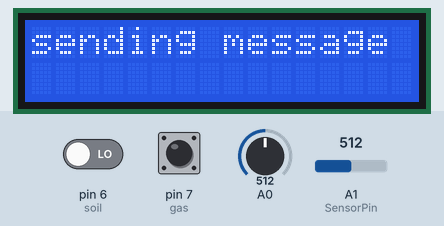
Simulated run of this sketch. Board: Arduino Uno, built with avr-gcc and run on an emulated ATmega328P. Parts: 16×2 character LCD. The test bench sets the inputs (shaded band); at power-on: pin 6 (soil) LOW, pin 7 (gas) HIGH, A0 = 512, A1 (SensorPin) = 512. What the sketch prints to the serial monitor is not drawn.

Above: at 5.2 s.
At 18.9 s:
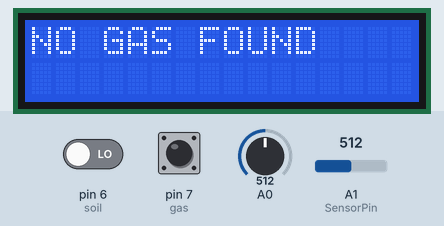
19.0 s: pin 6 (soil) driven HIGH
At 20.2 s:
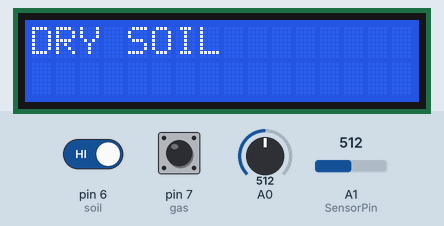
At 25.3 s:
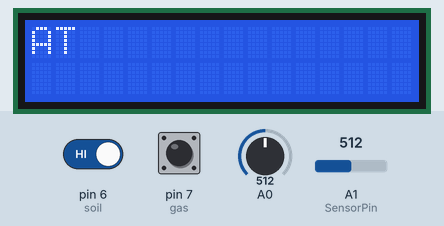
Timing chart, 0 to 26.8 s (numbered marks = the images above; inputs shaded):
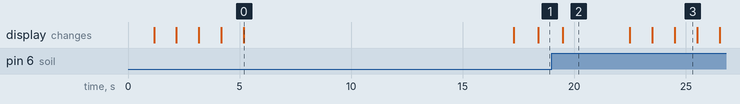

The sketch:

phsensor.ino
```cpp
#include <LiquidCrystal.h>

// initialize the library by associating any needed LCD interface pin
// with the arduino pin number it is connected to
const int rs = 13, en = 12, d4 = 11, d5 = 10, d6 = 9, d7 = 8;
LiquidCrystal lcd(rs, en, d4, d5, d6, d7);

#define SensorPin A1            //pH meter Analog output to Arduino Analog Input 0
#define Offset 0.00            //deviation compensate
#define LED 13
#define samplingInterval 20
#define printInterval 800
#define ArrayLenth  40    //times of collection
int pHArray[ArrayLenth];   //Store the average value of the sensor feedback
int pHArrayIndex=0;
int temp;
int buttonState = 0;
int temp1;
String number="8187816916";
int message=0;
int gas=7;
int soil=6;
void regnumber()
{
/*String number="9014475682";
int message=0;*/
lcd.clear();lcd.print("AT");Serial.print("AT\r\n");delay(1000);
lcd.clear();lcd.print("ATE0");Serial.print("ATE0\r\n");delay(1000);
lcd.clear();lcd.print("AT+CMGF=1");Serial.print("AT+CMGF=1\r\n");delay(1000);
lcd.clear();lcd.print("AT+CNMI=1,2,0,0");Serial.print("AT+CNMI=1,2,0,0\r\n");delay(1000);
Serial.end();delay(10000);Serial.begin(9600);delay(1000);
lcd.clear();lcd.print("Ready To Receive");
back:
while(Serial.available()>0)
{


String siva=Serial.readString();
int len=siva.length();
int ourdata = siva.indexOf("NUMBER:");
lcd.clear();lcd.print("message received");delay(1000);
lcd.clear();lcd.print("Ph.No:");
for(int i=7;i<=17;i++)
{
number[i-7]=siva[ourdata+i];
}
message=1;
lcd.print(number);delay(1000);
Serial.end();delay(10000);Serial.begin(9600);delay(1000);
Serial.print("AT+CMGS=");
Serial.print('"');
Serial.print(number);
Serial.print('"');
Serial.print("\r\n");delay(1000);
Serial.print("welcome message");delay(100);
Serial.write(0x1A);delay(10000);
Serial.end();delay(10000);Serial.begin(9600);delay(1000);
}

if(message==0)
goto back;
}
void setup(void)
{
  Serial.begin(9600);delay(100);
  pinMode(soil,INPUT);pinMode(gas,INPUT);delay(1000);
  lcd.begin(16, 2);
  lcd.print("hello, world!");
//regnumber();
lcd.clear();lcd.print("AT");Serial.print("AT\r\n");delay(1000);
lcd.clear();lcd.print("ATE0");Serial.print("ATE0\r\n");delay(1000);
lcd.clear();lcd.print("AT+CMGF=1");Serial.print("AT+CMGF=1\r\n");delay(1000);
lcd.clear();lcd.print("AT+CNMI=1,2,0,0");Serial.print("AT+CNMI=1,2,0,0\r\n");delay(1000);
lcd.clear();lcd.print("sending message");delay(1000);
Serial.print("AT+CMGS=");
Serial.print('"');
Serial.print(number);
Serial.print('"');
Serial.print("\r\n");delay(1000);
Serial.print("FOOD FRESHNESS DETECTION");delay(100);
Serial.write(0x1A);delay(10000);
lcd.clear();lcd.print("sms sent....");

}
void loop(void)
{

  static unsigned long samplingTime = millis();
  static unsigned long printTime = millis();
  static float pHValue,voltage;

  if(millis()-samplingTime > samplingInterval)
  {
      pHArray[pHArrayIndex++]=analogRead(SensorPin);
      if(pHArrayIndex==ArrayLenth)pHArrayIndex=0;
      voltage = avergearray(pHArray, ArrayLenth)*5.0/1024;
      pHValue = 3.5*voltage+Offset;
      samplingTime=millis();
  }
  if(millis() - printTime > printInterval)   //Every 800 milliseconds, print a numerical, convert the state of the LED indicator
  {
    lcd.clear();
        lcd.print("Voltage:");
        lcd.print(voltage,2);
    lcd.setCursor(0,1);
        lcd.print("pH value: ");
        lcd.print(pHValue,2);
        digitalWrite(LED,digitalRead(LED)^1);
        printTime=millis();
  }

  delay(1000);


 int gasval=digitalRead(gas);delay(100);
 if(gasval==LOW)
 {
  lcd.clear();lcd.print("GAS FOUND");delay(1000);
  lcd.clear();lcd.print("AT");Serial.print("AT\r\n");delay(1000);
lcd.clear();lcd.print("ATE0");Serial.print("ATE0\r\n");delay(1000);
lcd.clear();lcd.print("AT+CMGF=1");Serial.print("AT+CMGF=1\r\n");delay(1000);
lcd.clear();lcd.print("AT+CNMI=1,2,0,0");Serial.print("AT+CNMI=1,2,0,0\r\n");delay(1000);
lcd.clear();lcd.print("sending message");delay(1000);
Serial.print("AT+CMGS=");
Serial.print('"');
Serial.print(number);
Serial.print('"');
Serial.print("\r\n");delay(1000);
Serial.print("GAS FOUND ");delay(100);
Serial.print(" Voltage:");
Serial.print(voltage);
Serial.print(" pH value: ");
Serial.print(pHValue);delay(100);
Serial.write(0x1A);delay(10000);
lcd.clear();lcd.print("sms sent....");
 }
 if(gasval==HIGH)
 {
  lcd.clear();lcd.print("NO GAS FOUND");delay(1000);
 }

 int soilval=digitalRead(soil);delay(100);
 if(soilval==LOW)
 {
  lcd.clear();lcd.print("WET SOIL");delay(1000);
  lcd.clear();lcd.print("AT");Serial.print("AT\r\n");delay(1000);
lcd.clear();lcd.print("ATE0");Serial.print("ATE0\r\n");delay(1000);
lcd.clear();lcd.print("AT+CMGF=1");Serial.print("AT+CMGF=1\r\n");delay(1000);
lcd.clear();lcd.print("AT+CNMI=1,2,0,0");Serial.print("AT+CNMI=1,2,0,0\r\n");delay(1000);
lcd.clear();lcd.print("sending message");delay(1000);
Serial.print("AT+CMGS=");
Serial.print('"');
Serial.print(number);
Serial.print('"');
Serial.print("\r\n");delay(1000);
Serial.print(" WET SOIL");delay(100);
Serial.print(" Voltage:");
Serial.print(voltage);
Serial.print(" pH value: ");
Serial.print(pHValue);delay(100);
Serial.write(0x1A);delay(10000);
lcd.clear();lcd.print("sms sent....");
 }
 if(soilval==HIGH)
 {
  lcd.clear();lcd.print("DRY SOIL");delay(1000);
 }
     delay(1000);
  temp1=analogRead(A0);delay(1000);
    temp1=temp1/2;
    lcd.clear();lcd.print("Temp:");lcd.print(temp1);delay(1000);
if(temp1>50)
{
 lcd.clear(); lcd.print("HIGH TEMPRATURE");delay(1000);
 lcd.clear();lcd.print("AT");Serial.print("AT\r\n");delay(1000);
lcd.clear();lcd.print("ATE0");Serial.print("ATE0\r\n");delay(1000);
lcd.clear();lcd.print("AT+CMGF=1");Serial.print("AT+CMGF=1\r\n");delay(1000);
lcd.clear();lcd.print("AT+CNMI=1,2,0,0");Serial.print("AT+CNMI=1,2,0,0\r\n");delay(1000);
lcd.clear();lcd.print("sending message");delay(1000);
Serial.print("AT+CMGS=");
Serial.print('"');
Serial.print(number);
Serial.print('"');
Serial.print("\r\n");delay(1000);
Serial.print("HIGH TEMPRATURE:");Serial.print(temp1);
Serial.print(" Voltage:");
Serial.print(voltage);
Serial.print(" pH value: ");
Serial.print(pHValue);delay(100);
Serial.write(0x1A);delay(10000);
lcd.clear();lcd.print("sms sent....");
}
else
{
  lcd.clear(); lcd.print("NORMAL TEMPRATURE");delay(1000);
}

}


double avergearray(int* arr, int number){
  int i;
  int max,min;


  double avg;
  long amount=0;
  if(number<=0){
    Serial.println("Error number for the array to avraging!/n");
    return 0;
  }
  if(number<5){   //less than 5, calculated directly statistics
    for(i=0;i<number;i++){
      amount+=arr[i];
    }
    avg = amount/number;
    return avg;
  }else{
    if(arr[0]<arr[1]){
      min = arr[0];max=arr[1];
    }
    else{
      min=arr[1];max=arr[0];
    }
    for(i=2;i<number;i++){
      if(arr[i]<min){
        amount+=min;        //arr<min
        min=arr[i];
      }else {
        if(arr[i]>max){
          amount+=max;    //arr>max
          max=arr[i];
        }else{
          amount+=arr[i]; //min<=arr<=max
        }
      }//if
    }//for
    avg = (double)amount/(number-2);
  }//if
  return avg;
}
```

Measured:
- after the input at 19.0 s, the display: changes after 0.49 s (image 2)
- what the display in image 0 shows lasts 12.1 s, from 5.2 s to 17.3 s
- what the display in image 2 shows lasts 3.0 s, from 19.5 s to 22.5 s
- what the display in image 3 shows lasts 1.0 s, from 24.5 s to 25.5 s
